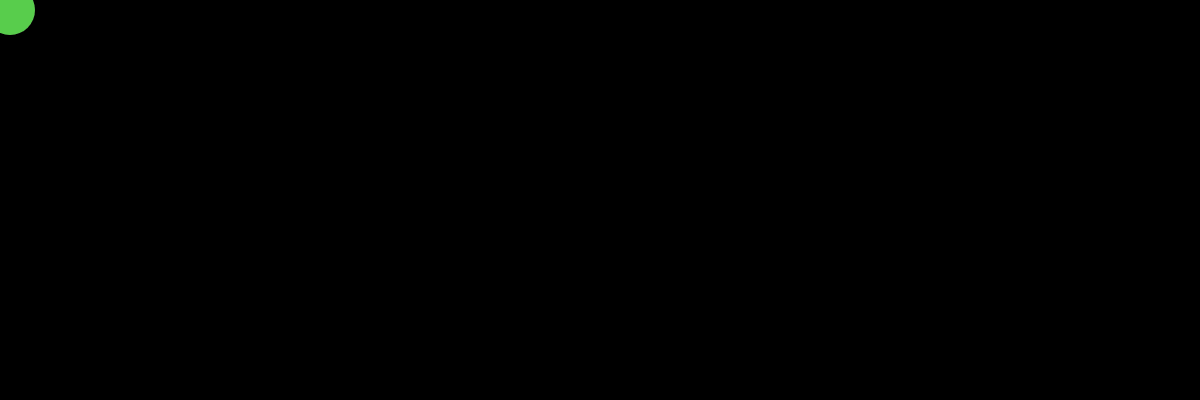
Frame 1 (no input)
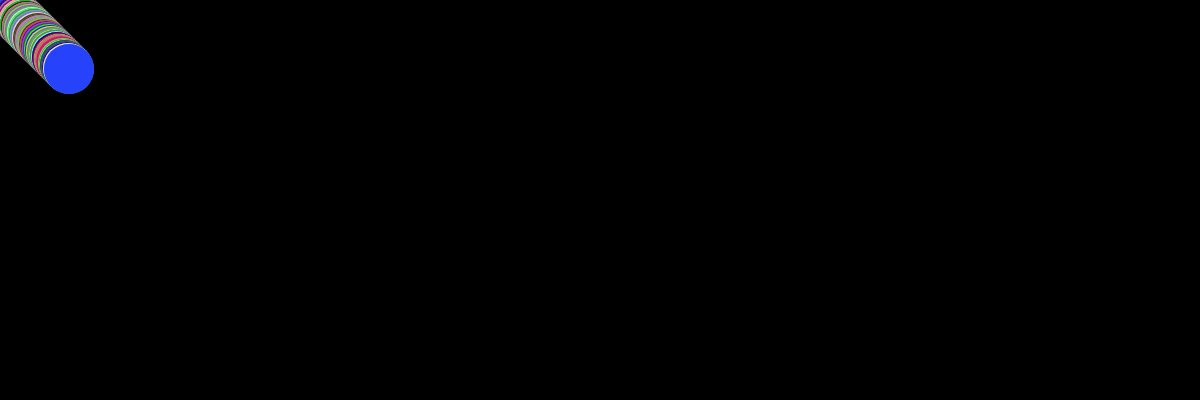
Frame 60 (no input)
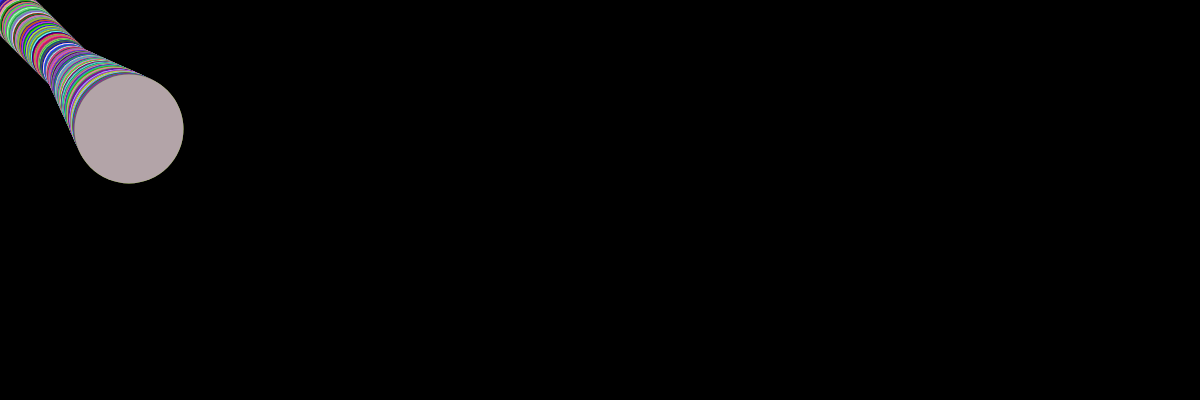
Frame 120 (the mouse pressed at the canvas centre since frame 60)

The p5.js sketch that drew these frames (run headless with seeded random() and noise() and a simulated clock; from frame 60 on, the mouse is pressed at the canvas centre):

// p5.js sketch
// ── sketch.js
var array= [50,10,1];

let ball = {};
ball.width = array[0];
ball.x = array[1];
ball.y = array[1];
ball.delta_x = array[2];
ball.delta_y = array[2];
ball.scale_x = array[2];
ball.scale_y = array[2];

function setup() {
    createCanvas(windowWidth, 400);
    background( 0);
    frameRate(100);
}

function draw() {
  display();
  move();
  bounce();
    frameRate(100);
  if( mouseIsPressed ) {
          ball.width++;
    }

function mousePressed() {
    ball.scale_x = map(mouseX, 0, width, 0.5, array[1]);
    ball.scale_y = map(mouseY, 0, height, 0.5, array[1]);
  }

}

function move () {
  ball.x += ball.delta_x * ball.scale_x;
  ball.y += ball.delta_y * ball.scale_y;
}
function bounce() {
  if (ball.x >= width || ball.x <= 0) {
      ball.delta_x = -1 * ball.delta_x;
  }
  if (ball.y >= height || ball.y <= 0) {
      ball.delta_y = -1 * ball.delta_y;
}
}
function display() {
  fill( random(255), random(255), random(255) );
  ellipse(ball.x, ball.y, ball.width, ball.width);
  noStroke();
  fill( random(255), random(255), random(255) );
  ellipse(ball.x, ball.y, ball.width, ball.width);
}
